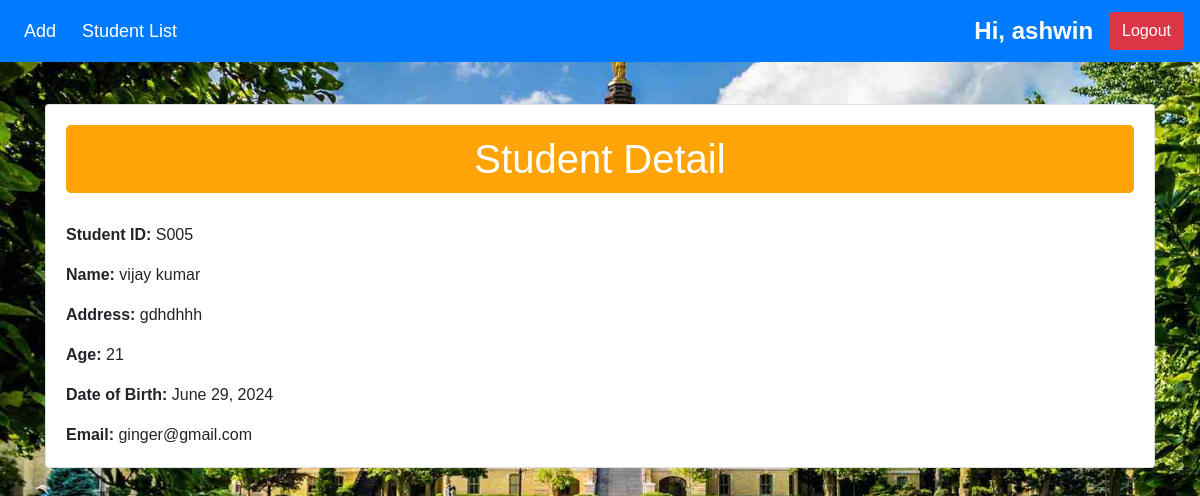
Page /11/ (signed in) on the committed database.
### students/models.py (models this page shows, shortened)
class Student(models.Model):
    student_id = models.CharField(max_length=4, unique=True, verbose_name='Student ID')
    name = models.CharField(max_length=100)
    address = models.TextField()
    age = models.IntegerField()
    date_of_birth = models.DateField()
    email = models.EmailField()
    class Meta:
        app_label = 'students'

### students/views.py (the view)
# urls.py: path('<int:pk>/', views.student_detail, name='student_detail'),
def student_detail(request, pk):
    student = get_object_or_404(Student, pk=pk)
    return render(request, 'students/student_detail.html', {'student': student})

### students/templates/students/student_detail.html (shortened to what this page needs)
{% load static %}
<!DOCTYPE html>
<html lang="en">
  <head>
    <link
      rel="stylesheet"
      href="https://stackpath.bootstrapcdn.com/bootstrap/4.5.2/css/bootstrap.min.css"
    />
    <link
      rel="stylesheet"
      type="text/css"
      href="{% static 'css/styles.css' %}"
    />
  </head>
  <body
    style="
      background-image: url('{% static 'bg1.jpg' %}');
      background-size: cover;
    "
  >
    {% include 'students/navbar.html' %}
    <div class="container mt-5">
      <div class="card">
        <div class="card-body">
          <h1 class="center-title display-5">Student Detail</h1>
          <p class="card-text">
            <strong>Student ID:</strong> {{ student.student_id }}
          </p>
          <p class="card-text"><strong>Name:</strong> {{ student.name }}</p>
          <p class="card-text">
            <strong>Address:</strong> {{ student.address }}
          </p>
          <p class="card-text"><strong>Age:</strong> {{ student.age }}</p>
          <p class="card-text">
            <strong>Date of Birth:</strong> {{ student.date_of_birth }}
          </p>
          <p class="card-text"><strong>Email:</strong> {{ student.email }}</p>
        </div>
      </div>
    </div>
  </body>
</html>

### students/templates/students/navbar.html (shortened to what this page needs)
{% load static %}
<!DOCTYPE html>
<html lang="en">
  <head>
    <link
      rel="stylesheet"
      href="https://stackpath.bootstrapcdn.com/bootstrap/4.5.2/css/bootstrap.min.css"
    />
    <link
      rel="stylesheet"
      type="text/css"
      href="{% static 'css/styles.css' %}"
    />
  </head>
  <body style="background-image: url('{% static 'bg1.jpg' %}')">
    <nav class="navbar navbar-expand-lg navbar-light bg-primary">
      <div class="collapse navbar-collapse" id="navbarSupportedContent">
        <ul class="navbar-nav mr-auto">
          <li class="nav-item">
            <a
              class="nav-link"
              style="color: white"
              href="{% url 'student_create' %}"
              >Add</a
            >
          </li>
          <li class="nav-item">
            <a
              class="nav-link"
              style="color: white"
              href="{% url 'student_list' %}"
              >Student List</a
            >
          </li>
        </ul>
        <form
          class="form-inline my-2 my-lg-0"
          action="{% url 'user_logout' %}"
          method="post"
        >
          <a class="navbar-brand" style="color: white" href="#"
            >Hi, {{ user.username }}</a
          >
          <button class="btn btn-danger my-2 my-sm-0" type="submit">
            Logout
          </button>
        </form>
      </div>
    </nav>
  </body>
</html>

### students/static/css/styles.css (style rules this page uses)
.center-title { text-align: center; color: #fff; margin-bottom: 30px; background-color:#FFA407; padding: 10px; border-radius: 5px; }
body { font-family: Arial, sans-serif; background-color: #f8f9fa; padding: 20px; }
h1 { color: #343a40; }
.navbar-brand { font-size: 24px; font-weight: bold; }
.navbar-nav .nav-item { margin-right: 10px; }
.navbar-nav .nav-link { font-size: 18px; color: #333; }

### students/templates/students/navbar.html (style rules this page uses)
.navbar { position: fixed; top: 0; left: 0; width: 100%; z-index: 1000; }
body { padding-top: 56px; }

### rows in the picture
Student: student_id "S005", name "vijay kumar", address "gdhdhhh", age "21", date_of_birth "June 29, 2024", email "ginger@gmail.com"

### other values in the picture
{{ user.username }} "ashwin"
